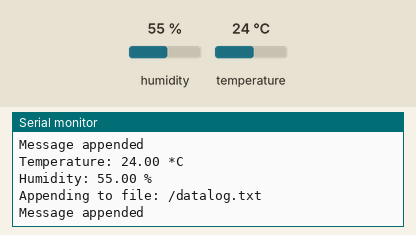
This sketch was run on a simulated ESP32. Parts: the last lines printed to the serial monitor. Inputs (shaded band) come from the test bench; at power-on: humidity 55 %, temperature 24 °C. Storage starts empty.

Above: at 1.9 s.
2.0 s: humidity set to 22 %
At 3.0 s:
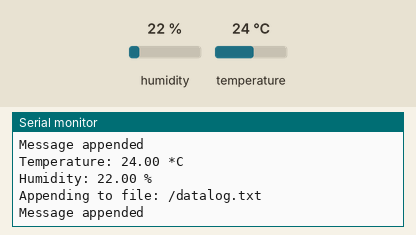
3.5 s: temperature set to 12 °C
5.0 s: humidity set to 40 %
At 6.2 s:
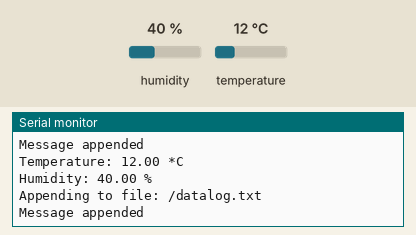
Timing chart, 0 to 8.0 s (numbered marks = the images above; inputs shaded):
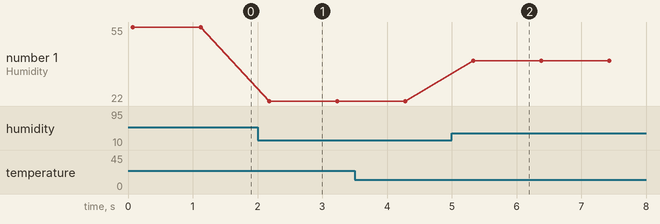

Measured:
- after the input at 2.0 s, the serial monitor: prints a new line after 0.18 s (image 1)
- after the input at 5.0 s, the serial monitor: prints a new line after 0.33 s (image 2)
- plotted number 1: 55 → 22 after the input at 2.0 s, 22 → 40 after the input at 5.0 s

The sketch:

micro_sd_sht31.ino
```cpp
#include <Wire.h>
#include <Adafruit_SHT31.h>
#include <SD.h>
#include <FS.h>

#define SD_CS 5

Adafruit_SHT31 sht31 = Adafruit_SHT31();
float sht31_temp, sht31_hum;

void writeFile(fs::FS &fs, const char * path, const char * message) {
  Serial.printf("Writing file: %s\n", path);

  File file = fs.open(path, FILE_WRITE);
  if (!file) {
    Serial.println("Failed to open file for writing");
    return;
  }
  if (file.print(message)) {
    Serial.println("File written");
  } else {
    Serial.println("Write failed");
  }
  file.close();
}

void appendFile(fs::FS &fs, const char * path, const char * message) {
  Serial.printf("Appending to file: %s\n", path);

  File file = fs.open(path, FILE_APPEND);
  if (!file) {
    Serial.println("Failed to open file for appending");
    return;
  }
  if (file.print(message)) {
    Serial.println("Message appended");
  } else {
    Serial.println("Append failed");
  }
  file.close();
}

void setup() {
  Serial.begin(115200);

  if (!sht31.begin(0x44)) {
    Serial.println("ERROR SHT31");
    while (1);
  }

  if (!SD.begin(SD_CS)) {
    Serial.println("Card Mount Failed");
    return;
  }

  uint8_t cardType = SD.cardType();
  if (cardType == CARD_NONE) {
    Serial.println("No SD card attached");
    return;
  }
  Serial.println("SD card initialized");

  File file = SD.open("/datalog.txt");
  if (!file) {
    Serial.println("File doesn't exist, creating file...");
    writeFile(SD, "/datalog.txt", "");
  } else {
    Serial.println("File already exists");
  }
  file.close();
}

void loop() {
  sht31_temp = sht31.readTemperature();
  sht31_hum = sht31.readHumidity();

  Serial.print("Temperature: ");
  Serial.print(sht31_temp);
  Serial.println(" *C");
  Serial.print("Humidity: ");
  Serial.print(sht31_hum);
  Serial.println(" %");

  String data = "Temperature: " + String(sht31_temp) + " *C, Humidity: " + String(sht31_hum) + " %\n";
  appendFile(SD, "/datalog.txt", data.c_str());

  delay(1000);
}
```
